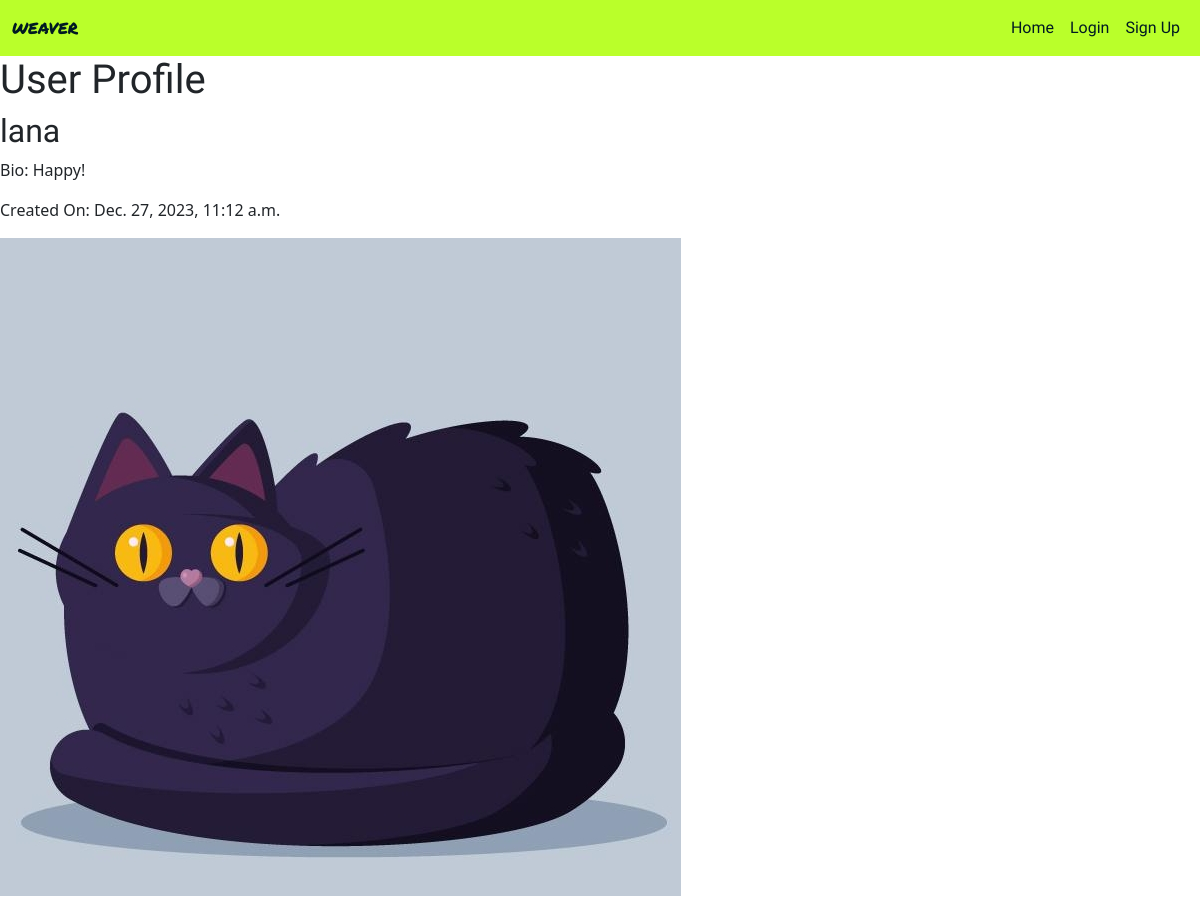
The page /profile/lana/ on the database its author committed.
### authentication/models.py (models this page shows, shortened)
class Profile(models.Model):
    user = models.OneToOneField(User, on_delete=models.CASCADE, related_name="profile")
    bio = models.CharField(max_length=200, unique=False)
    created_on = models.DateTimeField(auto_now_add=True)
    profile_pic = models.ImageField(null=True, blank=True)

### authentication/views.py (the view)
# urls.py: path('profile/<str:username>/', views.UserProfile.as_view(), name='user_profile'),
class UserProfile(generic.ListView):
    template_name = "profile.html"
    context_object_name = 'profiles'
    def get_queryset(self):
        username = self.kwargs['username']
        return Profile.objects.filter(user__username=username)

### authentication/templates/profile.html
{% extends "base.html" %}
{% block content %}
<h1>User Profile</h1>
{% if profiles %}
{% for profile in profiles %}
<div>
	<h2>{{ profile.user.username }}</h2>
	<p>Bio: {{ profile.bio }}</p>
	<p>Created On: {{ profile.created_on }}</p>
	{% if profile.profile_pic %}
	<img src="{{ profile.profile_pic.url }}" alt="Profile Picture">
	{% else %}
	<p>No profile picture available</p>
	{% endif %}
</div>
{% endfor %}
{% else %}
<p>No profiles found</p>
{% endif %}
{% endblock %}

### static/css/style.css (style rules this page uses)
:root { --color-text-dark: #001A23; --color-text-light: #FFFFFF; --color-highlight: #BAFF2A; --color-background: #FFFFFF; --color-background-highlight: #F52789; }
h1, h2, h3, h4 { font-family: 'Alatsi', sans-serif; }

### rows shown on the page
Profile: user.username "lana", bio "Happy!", created_on "Dec. 27, 2023, 11:12 a.m.", profile_pic (picture)
